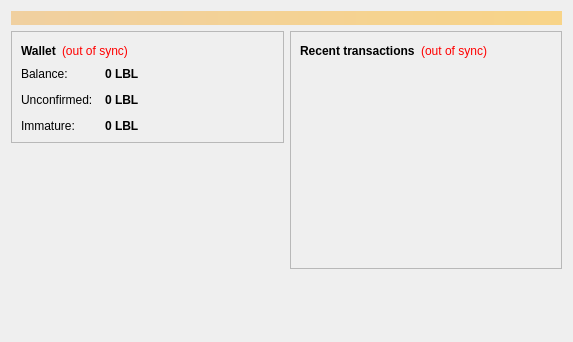
<?xml version="1.0" encoding="UTF-8"?>
<ui version="4.0">
 <class>OverviewPage</class>
 <widget class="QWidget" name="OverviewPage">
  <property name="geometry">
   <rect>
    <x>0</x>
    <y>0</y>
    <width>573</width>
    <height>342</height>
   </rect>
  </property>
  <property name="windowTitle">
   <string>Form</string>
  </property>
  <layout class="QVBoxLayout" name="topLayout">
   <item>
    <widget class="QLabel" name="labelAlerts">
     <property name="visible">
      <bool>false</bool>
     </property>
     <property name="styleSheet">
      <string notr="true">background-color: qlineargradient(x1: 0, y1: 0, x2: 1, y2: 0, stop:0 #F0D0A0, stop:1 #F8D488); color:#000000;</string>
     </property>
     <property name="wordWrap">
      <bool>true</bool>
     </property>
     <property name="margin">
      <number>3</number>
     </property>
    </widget>
   </item>
   <item>
    <layout class="QHBoxLayout" name="horizontalLayout" stretch="1,1">
     <item>
      <layout class="QVBoxLayout" name="verticalLayout_2">
       <item>
        <widget class="QFrame" name="frame">
         <property name="frameShape">
          <enum>QFrame::StyledPanel</enum>
         </property>
         <property name="frameShadow">
          <enum>QFrame::Raised</enum>
         </property>
         <layout class="QVBoxLayout" name="verticalLayout_4">
          <item>
           <layout class="QHBoxLayout" name="horizontalLayout_4">
            <item>
             <widget class="QLabel" name="label_5">
              <property name="font">
               <font>
                <weight>75</weight>
                <bold>true</bold>
               </font>
              </property>
              <property name="text">
               <string>Wallet</string>
              </property>
             </widget>
            </item>
            <item>
             <widget class="QLabel" name="labelWalletStatus">
              <property name="toolTip">
               <string>&lt;html&gt;&lt;head/&gt;&lt;body&gt;&lt;p&gt;The displayed information may be out of date. Your wallet automatically synchronizes with the LinkChain network after a connection is established, but this process has not completed yet.&lt;/p&gt;&lt;/body&gt;&lt;/html&gt;</string>
              </property>
              <property name="styleSheet">
               <string notr="true">QLabel { color: red; }</string>
              </property>
              <property name="text">
               <string notr="true">(out of sync)</string>
              </property>
              <property name="alignment">
               <set>Qt::AlignLeading|Qt::AlignLeft|Qt::AlignVCenter</set>
              </property>
             </widget>
            </item>
            <item>
             <spacer name="horizontalSpacer_2">
              <property name="orientation">
               <enum>Qt::Horizontal</enum>
              </property>
              <property name="sizeHint" stdset="0">
               <size>
                <width>40</width>
                <height>20</height>
               </size>
              </property>
             </spacer>
            </item>
           </layout>
          </item>
          <item>
           <layout class="QFormLayout" name="formLayout_2">
            <property name="fieldGrowthPolicy">
             <enum>QFormLayout::AllNonFixedFieldsGrow</enum>
            </property>
            <property name="horizontalSpacing">
             <number>12</number>
            </property>
            <property name="verticalSpacing">
             <number>12</number>
            </property>
            <item row="0" column="0">
             <widget class="QLabel" name="label">
              <property name="text">
               <string>Balance:</string>
              </property>
             </widget>
            </item>
            <item row="0" column="1">
             <widget class="QLabel" name="labelBalance">
              <property name="font">
               <font>
                <weight>75</weight>
                <bold>true</bold>
               </font>
              </property>
              <property name="cursor">
               <cursorShape>IBeamCursor</cursorShape>
              </property>
              <property name="toolTip">
               <string>Your current balance</string>
              </property>
              <property name="text">
               <string notr="true">0 LBL</string>
              </property>
              <property name="textInteractionFlags">
               <set>Qt::LinksAccessibleByMouse|Qt::TextSelectableByKeyboard|Qt::TextSelectableByMouse</set>
              </property>
             </widget>
            </item>
            <item row="1" column="0">
             <widget class="QLabel" name="label_3">
              <property name="text">
               <string>Unconfirmed:</string>
              </property>
             </widget>
            </item>
            <item row="1" column="1">
             <widget class="QLabel" name="labelUnconfirmed">
              <property name="font">
               <font>
                <weight>75</weight>
                <bold>true</bold>
               </font>
              </property>
              <property name="cursor">
               <cursorShape>IBeamCursor</cursorShape>
              </property>
              <property name="toolTip">
               <string>Total of transactions that have yet to be confirmed, and do not yet count toward the current balance</string>
              </property>
              <property name="text">
               <string notr="true">0 LBL</string>
              </property>
              <property name="textInteractionFlags">
               <set>Qt::LinksAccessibleByMouse|Qt::TextSelectableByKeyboard|Qt::TextSelectableByMouse</set>
              </property>
             </widget>
            </item>
            <item row="2" column="0">
             <widget class="QLabel" name="labelImmatureText">
              <property name="text">
               <string>Immature:</string>
              </property>
             </widget>
            </item>
            <item row="2" column="1">
             <widget class="QLabel" name="labelImmature">
              <property name="font">
               <font>
                <weight>75</weight>
                <bold>true</bold>
               </font>
              </property>
              <property name="toolTip">
               <string>Mined balance that has not yet matured</string>
              </property>
              <property name="text">
               <string notr="true">0 LBL</string>
              </property>
              <property name="textInteractionFlags">
               <set>Qt::LinksAccessibleByMouse|Qt::TextSelectableByKeyboard|Qt::TextSelectableByMouse</set>
              </property>
             </widget>
            </item>
           </layout>
          </item>
             
         </layout>
        </widget>
       </item>
       <item>
        <spacer name="verticalSpacer">
         <property name="orientation">
          <enum>Qt::Vertical</enum>
         </property>
         <property name="sizeHint" stdset="0">
          <size>
           <width>20</width>
           <height>40</height>
          </size>
         </property>
        </spacer>
       </item>
 <item>
           <widget class="QLabel" name="label_wallet_bgcoin">
            <property name="text">
             <string/>
            </property>
            <property name="pixmap">
             <pixmap resource="../bitcoin.qrc">:/images/backg</pixmap>
            </property>
            <property name="scaledContents">
             <bool>false</bool>
            </property>
            <property name="alignment">
             <set>Qt::AlignCenter</set>
            </property>
            <property name="margin">
             <number>-2</number>
            </property>
           </widget>
          </item>
      </layout>
     </item>
     <item>
      <layout class="QVBoxLayout" name="verticalLayout_3">
       <item>
        <widget class="QFrame" name="frame_2">
         <property name="frameShape">
          <enum>QFrame::StyledPanel</enum>
         </property>
         <property name="frameShadow">
          <enum>QFrame::Raised</enum>
         </property>
         <layout class="QVBoxLayout" name="verticalLayout">
          <item>
           <layout class="QHBoxLayout" name="horizontalLayout_2">
            <item>
             <widget class="QLabel" name="label_4">
              <property name="text">
               <string>&lt;b&gt;Recent transactions&lt;/b&gt;</string>
              </property>
             </widget>
            </item>
            <item>
             <widget class="QLabel" name="labelTransactionsStatus">
              <property name="toolTip">
               <string>&lt;html&gt;&lt;head/&gt;&lt;body&gt;&lt;p&gt;The displayed information may be out of date. Your wallet automatically synchronizes with the LinkChain network after a connection is established, but this process has not completed yet.&lt;/p&gt;&lt;/body&gt;&lt;/html&gt;</string>
              </property>
              <property name="styleSheet">
               <string notr="true">QLabel { color: red; }</string>
              </property>
              <property name="text">
               <string notr="true">(out of sync)</string>
              </property>
              <property name="alignment">
               <set>Qt::AlignRight|Qt::AlignTrailing|Qt::AlignVCenter</set>
              </property>
             </widget>
            </item>
            <item>
             <spacer name="horizontalSpacer">
              <property name="orientation">
               <enum>Qt::Horizontal</enum>
              </property>
              <property name="sizeHint" stdset="0">
               <size>
                <width>40</width>
                <height>20</height>
               </size>
              </property>
             </spacer>
            </item>
           </layout>
          </item>
          <item>
           <widget class="QListView" name="listTransactions">
            <property name="styleSheet">
             <string notr="true">QListView { background: transparent; }</string>
            </property>
            <property name="frameShape">
             <enum>QFrame::NoFrame</enum>
            </property>
            <property name="verticalScrollBarPolicy">
             <enum>Qt::ScrollBarAlwaysOff</enum>
            </property>
            <property name="horizontalScrollBarPolicy">
             <enum>Qt::ScrollBarAlwaysOff</enum>
            </property>
            <property name="selectionMode">
             <enum>QAbstractItemView::NoSelection</enum>
            </property>
           </widget>
          </item>
         </layout>
        </widget>
       </item>
       <item>
        <spacer name="verticalSpacer_2">
         <property name="orientation">
          <enum>Qt::Vertical</enum>
         </property>
         <property name="sizeHint" stdset="0">
          <size>
           <width>20</width>
           <height>40</height>
          </size>
         </property>
        </spacer>
       </item>
      </layout>
     </item>
    </layout>
   </item>
  </layout>
 </widget>
 <resources/>
 <connections/>
</ui>
